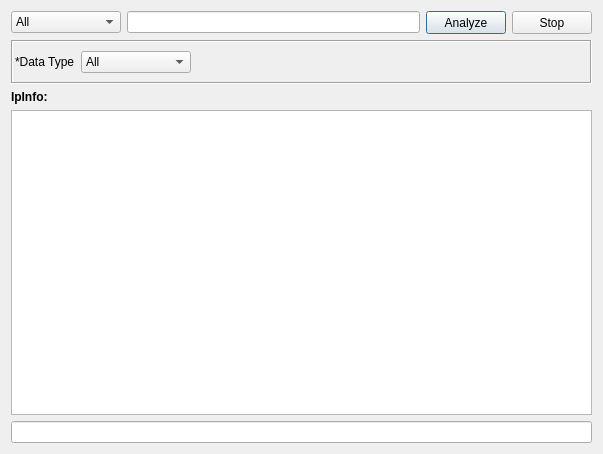
<?xml version="1.0" encoding="UTF-8"?>
<ui version="4.0">
 <class>IpChecker</class>
 <widget class="QDialog" name="IpChecker">
  <property name="geometry">
   <rect>
    <x>0</x>
    <y>0</y>
    <width>603</width>
    <height>454</height>
   </rect>
  </property>
  <property name="windowTitle">
   <string>IP Address Checker</string>
  </property>
  <layout class="QVBoxLayout" name="verticalLayout_2">
   <item>
    <layout class="QHBoxLayout" name="horizontalLayout">
     <item>
      <widget class="QComboBox" name="comboBox">
       <property name="minimumSize">
        <size>
         <width>110</width>
         <height>0</height>
        </size>
       </property>
       <item>
        <property name="text">
         <string>All</string>
        </property>
       </item>
      </widget>
     </item>
     <item>
      <widget class="QLineEdit" name="lineEditTarget"/>
     </item>
     <item>
      <widget class="QPushButton" name="buttonAnalyze">
       <property name="minimumSize">
        <size>
         <width>75</width>
         <height>23</height>
        </size>
       </property>
       <property name="sizeIncrement">
        <size>
         <width>0</width>
         <height>0</height>
        </size>
       </property>
       <property name="text">
        <string>Analyze</string>
       </property>
      </widget>
     </item>
     <item>
      <widget class="QPushButton" name="buttonStop">
       <property name="minimumSize">
        <size>
         <width>75</width>
         <height>23</height>
        </size>
       </property>
       <property name="sizeIncrement">
        <size>
         <width>0</width>
         <height>0</height>
        </size>
       </property>
       <property name="text">
        <string>Stop</string>
       </property>
      </widget>
     </item>
    </layout>
   </item>
   <item>
    <widget class="QFrame" name="frame">
     <property name="frameShape">
      <enum>QFrame::Box</enum>
     </property>
     <property name="frameShadow">
      <enum>QFrame::Sunken</enum>
     </property>
     <layout class="QHBoxLayout" name="horizontalLayout_2">
      <property name="leftMargin">
       <number>2</number>
      </property>
      <property name="rightMargin">
       <number>2</number>
      </property>
      <item>
       <widget class="QLabel" name="label">
        <property name="text">
         <string>*Data Type</string>
        </property>
       </widget>
      </item>
      <item>
       <widget class="QComboBox" name="comboBox_2">
        <property name="minimumSize">
         <size>
          <width>110</width>
          <height>0</height>
         </size>
        </property>
        <item>
         <property name="text">
          <string>All</string>
         </property>
        </item>
       </widget>
      </item>
      <item>
       <spacer name="horizontalSpacer">
        <property name="orientation">
         <enum>Qt::Horizontal</enum>
        </property>
        <property name="sizeHint" stdset="0">
         <size>
          <width>396</width>
          <height>20</height>
         </size>
        </property>
       </spacer>
      </item>
     </layout>
    </widget>
   </item>
   <item>
    <layout class="QVBoxLayout" name="verticalLayout">
     <item>
      <widget class="QLabel" name="label_2">
       <property name="font">
        <font>
         <weight>75</weight>
         <bold>true</bold>
        </font>
       </property>
       <property name="text">
        <string>IpInfo:</string>
       </property>
      </widget>
     </item>
     <item>
      <widget class="QTableView" name="tableResults">
       <attribute name="horizontalHeaderDefaultSectionSize">
        <number>300</number>
       </attribute>
       <attribute name="verticalHeaderVisible">
        <bool>false</bool>
       </attribute>
      </widget>
     </item>
     <item>
      <widget class="QLineEdit" name="lineEditFilter"/>
     </item>
    </layout>
   </item>
  </layout>
 </widget>
 <resources/>
 <connections/>
</ui>
